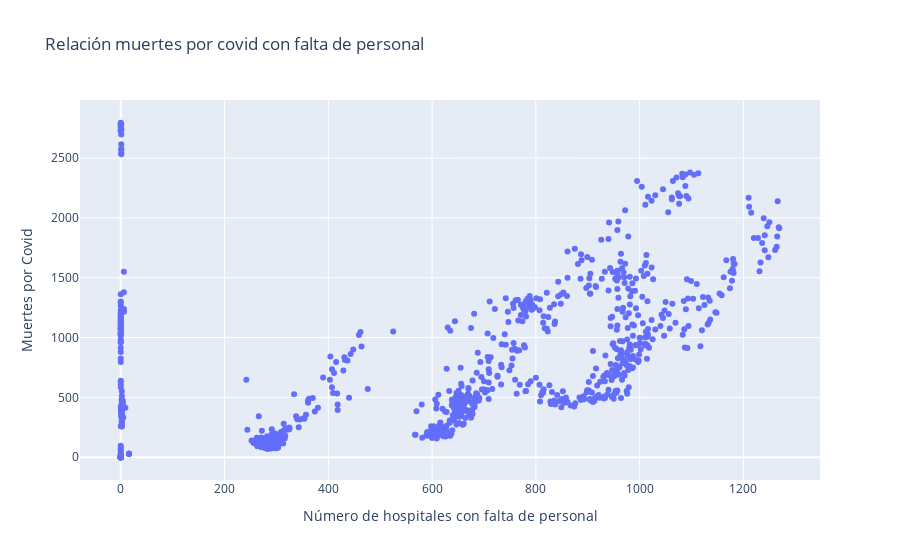

Here is the notebook cell this chart was saved with:
### Markdown cell above
**7 - ¿Qué relación presenta la falta de personal médico, con la cantidad de muertes por covid durante el año 2021?**

### Code cell
table07 = table[['date', 'deaths_covid', 'critical_staffing_shortage_today_yes']].copy()
table07.dropna(inplace=True)
table07 = table07.groupby('date').sum().reset_index(drop = True)
min = 100
table_r = table07[table07['critical_staffing_shortage_today_yes'] >= min].copy()
fig = go.Figure()
trace07 = go.Scatter(y = table07['deaths_covid'],
                    x = table07['critical_staffing_shortage_today_yes'], mode = 'markers')
fig.add_trace(trace07)
fig.update_layout(
    title='Relación muertes por covid con falta de personal',
    yaxis_title = 'Muertes por Covid',
    xaxis_title = 'Número de hospitales con falta de personal')

### Figure 1 — Plotly figure (JSON) as saved in the notebook; plotly's stock layout.template omitted (floating-point values rounded to 4 significant figures; data arrays with more than 128 entries replaced by an {"elided": "..."} marker saying what was removed)
{"data": [{"mode": "markers", "type": "scatter", "x": {"elided": "951 int values"}, "y": {"elided": "951 int values"}}], "layout": {"title": {"text": "Relación muertes por covid con falta de personal"}, "xaxis": {"title": {"text": "Número de hospitales con falta de personal"}}, "yaxis": {"title": {"text": "Muertes por Covid"}}}}
